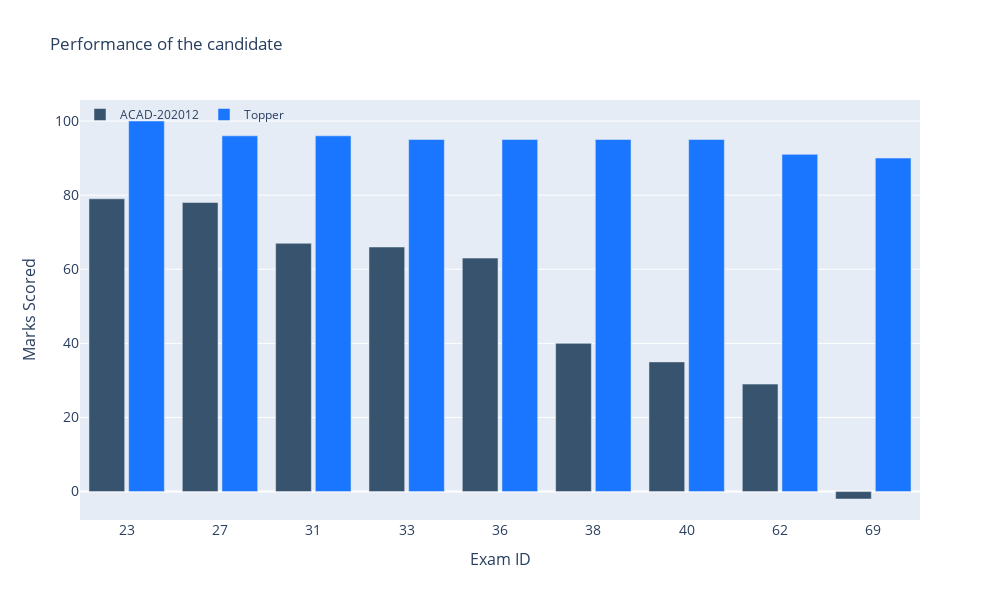

The code cell stored with this chart in its notebook:
### Code cell
arr = np.sort(np.array(df_o.query("sub_id == '1' & reg_no == 'ACAD-202012' ")['exam_id']))
arr

fig = go.Figure(layout=go.Layout(height=600, width=1000))
fig.add_trace(go.Bar(x= arr,
                y= df_o.query("sub_id == '1' & reg_no == 'ACAD-202012' ")['scored_marks'] ,
                hoverinfo = (['all']),
                name='ACAD-202012',
                marker_color='rgb(55, 83, 109)'
                ))
fig.add_trace(go.Bar(x= arr,
                y= df_o.query("sub_id == '1' & percentile == 100")['scored_marks'],
                hoverinfo = (['all']),
                name='Topper',
                marker_color='rgb(26, 118, 255)'
                ))

fig.update_layout(
    title='Performance of the candidate',
    xaxis_title = 'Exam ID',
    legend_orientation = 'h',
    xaxis_titlefont_size = 16,
    xaxis_tickfont_size=14,
    yaxis=dict(
        title='Marks Scored',
        titlefont_size=16,
        tickfont_size=14,
    ),
    legend=dict(
        x=0,
        y=1.0,
        bgcolor='rgba(255, 255, 255, 0)',
        bordercolor='rgba(255, 255, 255, 0)'
    ),
    barmode='group',
    bargap=0.15, # gap between bars of adjacent location coordinates.
    bargroupgap=0.1 # gap between bars of the same location coordinate.
)
fig.show()
fig.write_html("fig_ACAD_202012_performance.html")

### Figure 1 — Plotly figure (JSON) as saved in the notebook; plotly's stock layout.template omitted (floating-point values rounded to 4 significant figures)
{"data": [{"hoverinfo": ["all"], "marker": {"color": "rgb(55, 83, 109)"}, "name": "ACAD-202012", "type": "bar", "x": ["23", "27", "31", "33", "36", "38", "40", "62", "69"], "y": [79, 78, 67, 66, 63, 40, 35, 29, -2]}, {"hoverinfo": ["all"], "marker": {"color": "rgb(26, 118, 255)"}, "name": "Topper", "type": "bar", "x": ["23", "27", "31", "33", "36", "38", "40", "62", "69"], "y": [100, 96, 96, 95, 95, 95, 95, 91, 90, 87, 85, 83, 83, 81, 81, 81, 80, 78, 78, 76, 75, 65, 64, 61, 57, 56, 51, 51, 30, 26, 19, 10]}], "layout": {"bargap": 0.15, "bargroupgap": 0.1, "barmode": "group", "height": 600, "legend": {"bgcolor": "rgba(255, 255, 255, 0)", "bordercolor": "rgba(255, 255, 255, 0)", "orientation": "h", "x": 0, "y": 1}, "title": {"text": "Performance of the candidate"}, "width": 1000, "xaxis": {"tickfont": {"size": 14}, "title": {"font": {"size": 16}, "text": "Exam ID"}}, "yaxis": {"tickfont": {"size": 14}, "title": {"font": {"size": 16}, "text": "Marks Scored"}}}}
